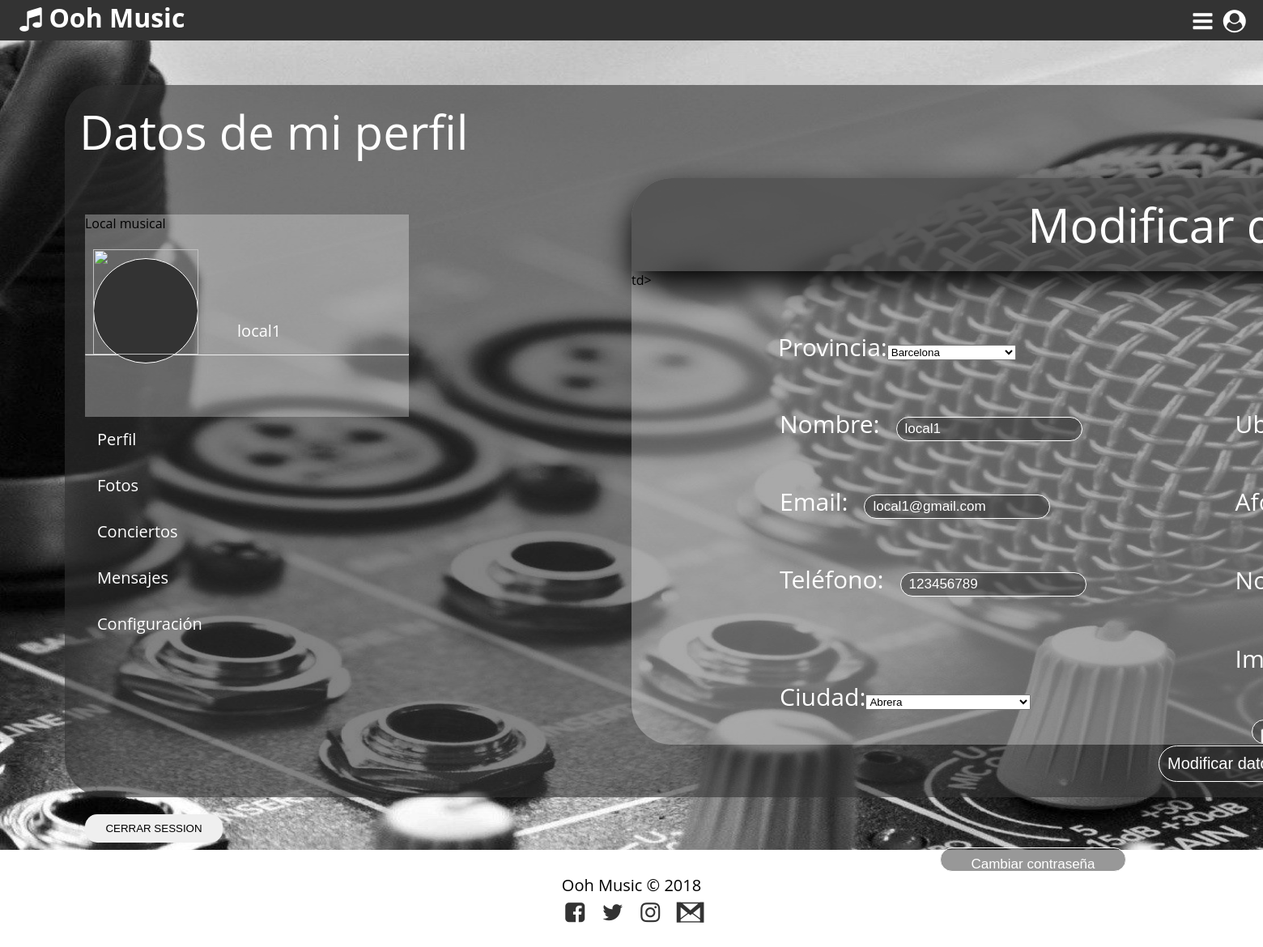
The page /miperfillocal.php (signed in) on the database its author committed.
### tables this page shows
CREATE TABLE localm(
id_usuario INT NOT NULL PRIMARY KEY,
ubicacion VARCHAR(255),
aforo INT,
destacado BOOLEAN,
CONSTRAINT fk_local_login FOREIGN KEY (id_usuario)
REFERENCES login(id_usuario)
ON DELETE CASCADE ON UPDATE CASCADE);

CREATE TABLE ciudad(
id_ciudad INT NOT NULL PRIMARY KEY,
nombre VARCHAR(100),
provincia VARCHAR(100)
);

### bbdd.php (called while the page is built, shortened)
<?php
function dimefoto($usuario)
{
    $c = conectar();
    $select = "select imagen from login where usuario = '$usuario';";
    $resultado = mysqli_query($c, $select);
    if($fila = mysqli_fetch_assoc($resultado)){
        extract($fila);
    }else{
        $imagen='';
    }
    return $imagen;
}
function dimeprovinciadeciudad($ciudad)
{
     $c = conectar();
    $select = "SELECT provincia from ciudad where id_ciudad=$ciudad;";
    $resultado = mysqli_query($c, $select);
    $fila=mysqli_fetch_assoc($resultado);
    extract($fila);
    return $provincia;
}
function dimeprovincias()
{
    $c = conectar();
    $select = "SELECT distinct(provincia) from ciudad;";
    $resultado = mysqli_query($c, $select);
    return $resultado;
}
function leeperfillocal($usuario) {
    $c = conectar();
    $select = "select login.tipo as tipo,login.nombre as nombre,login.email as email,login.telefono as telefono, login.ciudad as ciudad, localm.ubicacion as ubicacion, localm.aforo as aforo, localm.destacado as destacado from login inner join localm on login.id_usuario=localm.id_usuario where login.usuario='$usuario';";
    $resultado = mysqli_query($c, $select);
    return $resultado;
}
function dimenombre($usuario) {
    $c = conectar();
    $select = "select nombre from login where usuario='$usuario';";
    $resultado = mysqli_query($c, $select);
    if ($fila = mysqli_fetch_assoc($resultado)) {
        extract($fila);
        return $nombre;
    } else {
        return -1;
    }
}
function leeciudades($provincia) {
    $c = conectar();
    $select = "select id_ciudad,nombre from ciudad where provincia='$provincia';";
    $resultado = mysqli_query($c, $select);
    return $resultado;
}
function conectar() {
    include('mysqlpass.php');
    $conexion = mysqli_connect("localhost", $userbd, $passbd, "musica");
    return $conexion;
}
?>

### miperfillocal.php (the view, shortened to what this page needs)
<?php
require_once 'bbdd.php';
require_once 'funciones.php';
?>
<!DOCTYPE html>
<html lang="es">
    <head>
        <link rel="stylesheet" href="css/fontello.css">
        <link rel="stylesheet" href="css/estilosMiperfilLocal.css">
    </head>
    <body>
        <header>
            <div class="contenedor">
                <h1 class="icon-music">Ooh Music</h1>
                <label id="label1" class="icon-user-circle" for="menu-user"></label>
                <label class="icon-menu" for="menu-bar"></label>
            </div>
        </header>
        <main>
            <section id="banner">
                <img src="Imagenes/banner.jpg">
                <div id="centro">
                    <p>Datos de mi perfil</p>
                    <div id="usuario">
                        <?php
                        muestradatoslocal();
                        ?>
                    </div>
                    <nav class="menuLocal">
                        <ul>
                            <li><a href="usuariolocal.php">Perfil</a></li>
                            <li><a href="#">Fotos</a></li>
                            <li><a class="concierto" href="#" id="boton1">Conciertos</a>
                            </li>
                            <li><a href="#">Mensajes</a></li>
                            <li><a href="miperfillocal.php">Configuración</a></li>
                            <?php cerraSession2() ?>
                        </ul>
                    </nav>
                    <div id="miperfil">
                        <p id="tituloperfil">Modificar datos</p>
                        <div id="formulariodatos">
                            <form method="post" enctype="multipart/form-data">
                                <table>
                    <?php
                        if (isset($_SESSION['username'])) {
                        extract($_SESSION);
                        $perfil = leeperfillocal($username);
                        if ($datos = mysqli_fetch_assoc($perfil)) {
                            extract($datos);
                            echo"<tr><td><p>Nombre:<input type='text' id='nombre' name='name' value='$nombre' required></p></td>";
                            echo"<td><p>Ubicación:<input type='text' name='location' value='$ubicacion' required></p></td></tr>";
                            echo"<tr><td><p>Email:<input type='email' name='email' value='$email' required></p></td>";
                            echo"<td><p>Aforo:<input type='number' name='aforo' value='$aforo' required></p></td></tr>";
                            echo"<tr><td><p>Teléfono:<input type='tel' name='phone' value='$telefono' required></p></td>";
                            echo"<td><p>Nombre de usuario:$username</p></td></tr>";
                            echo"<tr>td><p>Provincia:<select id='provincia'>";
                            $laprovincia = dimeprovinciadeciudad($ciudad);
                            $provincias = dimeprovincias();
                            while($fila=mysqli_fetch_assoc($provincias))
                            {
                                extract($fila);
                                if($laprovincia == $provincia)
                                {
                                    echo"<option value='$provincia' selected>$provincia</option>";
                                }
                                else
                                {
                                    echo"<option value='$provincia'>$provincia</option>";
                                }
                            }
                            echo"<tr><td><p>Ciudad:<select id='city' name='city' required>";
                            $ciudades = leeciudades($laprovincia);
                            while ($fila = mysqli_fetch_assoc($ciudades)) {
                                extract($fila);
                                if ($id_ciudad == $ciudad) {
                                    echo"<option value='$id_ciudad' selected>$nombre</option>";
                                } else {
                                    echo"<option value='$id_ciudad'>$nombre</option>";
                                }
                            }
                            echo"</select></p></td>";
                            ?>
                            <td>
                                <p>Imagen:</p>
                                <p>
                                <input type="file" accept=".jpeg,.png" name="fileupload" id="fileupload">
                                </p>
                            </td></tr>
                            <?php
                        } else {
                            echo"<script>alert('El usuario se ha eliminado')</script>";
                        }
                    } else {
                        echo"<script>alert('No puedes entrar aquí')</script>";
                    }
                    ?>
                                </table>
                                <br><br><br>
                                <p><input type="button" value="Cambiar contraseña" id="contraseña" onClick="abrirParametros()"></p>
                                <p><input type="submit" value="Modificar datos de perfil" id="button"></p>
                            </form>
                        </div>
                    </div>
                </div>
            </section>
        </main>
        <footer>
            <div class="contenedor">
                <p class="copy">Ooh Music &copy; 2018</p>
                <div class="sociales">
                    <a class="icon-facebook-squared" href="#"></a>
                    <a class="icon-twitter" href="#"></a>
                    <a class="icon-instagram" href="#"></a>
                    <a class="icon-gmail" href="#"></a>
                </div>
            </div>
        </footer>
    </body>
</html>

### funciones.php (shortened to what this page needs)
<?php
require_once 'bbdd.php';
function muestradatoslocal() {
    if (isset($_SESSION['tipo'])) {
        extract($_SESSION);
        switch ($tipo) {
            case 1:
                echo"Local musical<br>";
                break;
        }
        imprimenombreyfoto($username);
    }
}
function imprimenombreyfoto($username) {
    $nombre = dimenombre($username);
    echo"<p>$nombre</p>";
    echo"<hr>";
    echo"<div id='info'>";
    $ruta = dimefoto($username);
    echo"<img src='$ruta'>";
    echo"</div>";
}
function cerraSession2() {
    echo"<form action='' method='POST'>";
    echo"<input id='botoncerrar' type='submit' name='cerrar' value='CERRAR SESSION'>";
    echo"</form>";
}
?>

### css/estilosMiperfilLocal.css (style rules this page uses)
* { margin: 0; padding: 0; box-sizing: border-box; }
body { font-family: 'Open Sans', sans-serif; }
header { width: 100%; height: 50px; background: #333; color: #fff; position: fixed; top: 0; left: 0; z-index: 100; }
.contenedor { width: 98%; margin: auto; }
h1 { float: left; }
header .contenedor { display: table; }
section { width: 100%; margin-bottom: 25px; }
footer .contenedor { display: flex; flex-wrap: wrap; justify-content: center; padding-bottom: 25px; }
.copy { font-size: 20px; }
.sociales { width:100%; text-align: center; font-size: 28px; }
.sociales a { color: #333; text-decoration: none; }
form #botoncerrar { width: 170px; padding: 10px; border-radius: 15px; border: thin; margin-top: 190px; }
.menuLocal ul { list-style: none; }

### css/menuMiperfilLocal.css (style rules this page uses)
header label { float: right; font-size: 28px; margin: 6px 0; cursor: pointer; }
header #label1 { float: right; font-size: 28px; margin: 6px 0; cursor: pointer; }

### css/bannerMiPerfilLocal.css (style rules this page uses)
#banner { margin-top: 50px; position: relative; }
#banner a { position: relative; width: 100px; display: block; color: #fff; text-decoration: none; padding: 6px; top: -17px; border: 3px solid #fff; text-align: center; }
#banner img { height: 1000px; width: 2700px; }
#centro { border: solid; margin-top: -950px; margin-left: 80px; position: absolute; background: rgba(51,51,51,0.6); border: none; border-radius: 50px; width: 2300px; height: 880px; }
#centro p { font-size: 58px; padding: 18px; color: #fff; }
#usuario { position: absolute; height: 250px; width: 400px; margin: 45px 25px; border: solid; border: none; background: rgba(255,255,255,0.3); }
#usuario p { position: absolute; margin-left: 170px; margin-top: 90px; font-size: 20px; }
hr { margin-top: 150px; }
#info { position: absolute; border: solid; border-width: thin; border-radius: 150px; width: 130px; height: 130px; margin-top: -120px; margin-left: 10px; }
#info img { width: 130px; height: 130px; margin-top: -32px; margin-left: -21.5px; cursor: pointer; }
#centro ul { border: none; margin-top: 311px; margin-left: 25px;; position: absolute; list-style: none; border-bottom-right-radius: 25px; border-top-right-radius: 25px; }
#centro ul li a { padding: 15px; width: 400px; font-size: 20px; border: none; text-align: left; border-bottom-right-radius: 50px; border-top-right-radius: 50px; }
#miperfil { border: none; position: absolute; background: rgba(255,255,255,0.3); width: 1400px; height: 700px; border-radius: 50px; margin-left: 700px; }
#miperfil #tituloperfil { text-align: center; background: rgba(55,55,55,0.7); border-top-left-radius: 50px; border-top-right-radius: 50px; box-shadow: 0px 16px 36px black; border: none; }
#miperfil #formulariodatos p { font-size: 30px; margin-left: 180px; margin-top: 50px; padding: 1px; }
#miperfil #formulariodatos input { width: 230px; height: 30px; margin-left: 20px; border-radius: 50px; border: solid; border-width: thin; background: rgba(51,51,51,0.5); color: #fff; padding: 10px; font-size: 17px; }
#miperfil #formulariodatos input[type=text] { font-size: 17px; }
#miperfil #formulariodatos input[type=submit] { position: absolute; margin-left: 470px; margin-top: -90px; height: 45px; font-size: 20px; }
#miperfil #formulariodatos #contraseña { position: absolute; margin-left: 200px; }
#miperfil #formulariodatos #button { position: absolute; margin-top: -178px; }

### css/infoMiperfilLocal.css (style rules this page uses)
#info { background: #333; color: #fff; text-align: center; padding: 20px; }

### rows shown on the page
localm: name "local1", email "local1@gmail.com", phone "123456789"

### other values the page prints
$nombre "local1"
